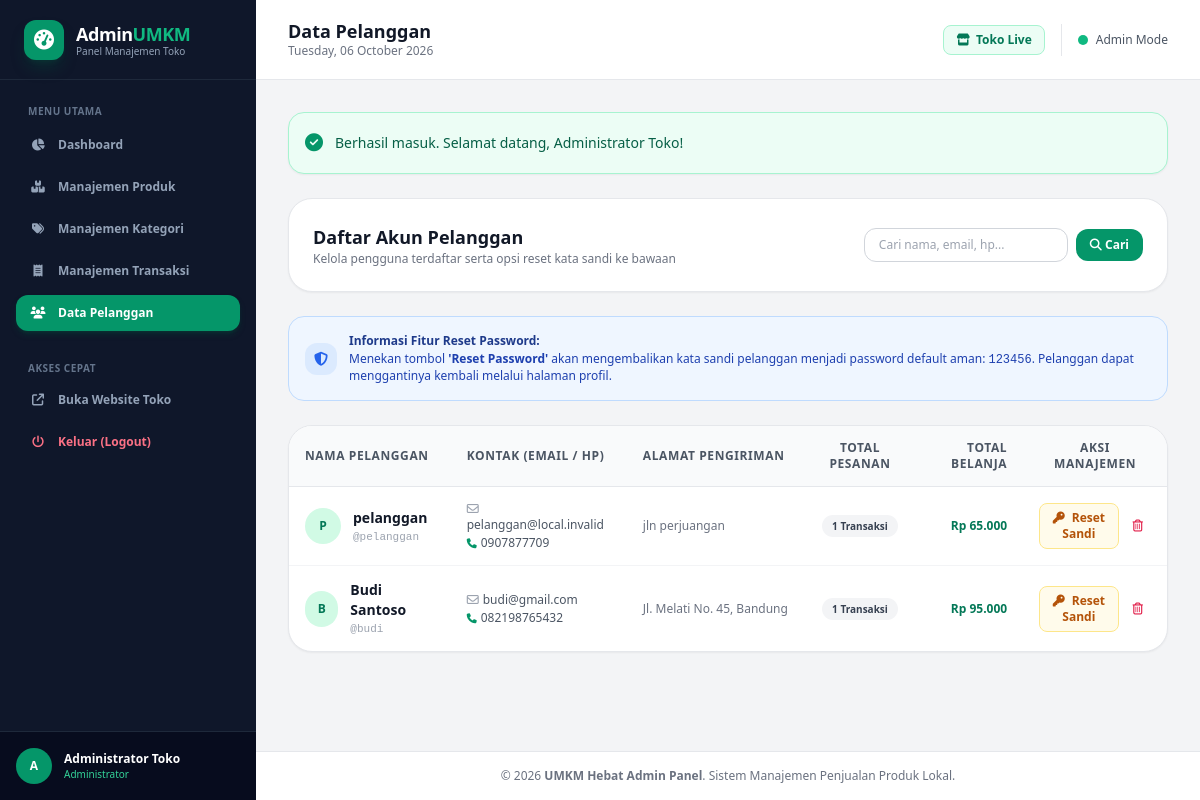
Page /admin/pelanggan.php (signed in) on the earlier database version.
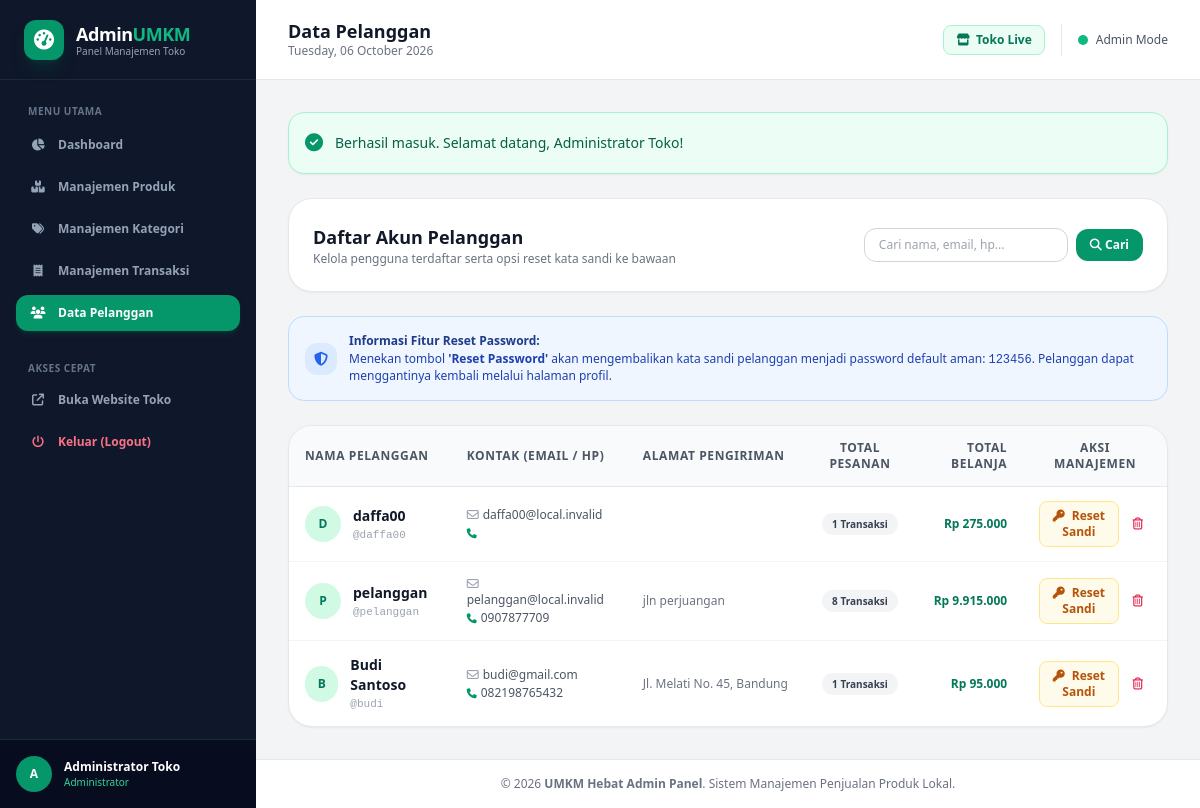
Same page on the later database version.
### tables this page shows
CREATE TABLE `tb_user` (
  `id` int(11) NOT NULL,
  `nama` varchar(255) NOT NULL,
  `email` varchar(255) NOT NULL,
  `username` varchar(255) NOT NULL,
  `password` varchar(255) NOT NULL,
  `hp` varchar(255) NOT NULL,
  `alamat` varchar(255) NOT NULL,
  `role` enum('admin','pelanggan') NOT NULL DEFAULT 'pelanggan'
);

### config/koneksi.php (called while the page is built, shortened)
<?php
function formatRupiah($angka) {
    return 'Rp ' . number_format((float)$angka, 0, ',', '.');
}

### admin/pelanggan.php (the view, shortened to what the changed rows need)
<?php
require_once __DIR__ . '/../config/koneksi.php';
require_once __DIR__ . '/layout_header.php';
$where = ["role = 'pelanggan'"];
$where_str = implode(' AND ', $where);
$sql = "SELECT u.*,
               (SELECT COUNT(*) FROM tb_transaksi WHERE id_pelanggan = u.id) as total_trx,
               (SELECT COALESCE(SUM(total_harga), 0) FROM tb_transaksi WHERE id_pelanggan = u.id) as total_belanja
        FROM tb_user u
        WHERE $where_str
        ORDER BY u.id DESC";
$result = mysqli_query($koneksi, $sql);
$pelanggan_list = [];
if ($result) {
    while ($row = mysqli_fetch_assoc($result)) {
        $pelanggan_list[] = $row;
    }
}
?>
<div class="bg-white p-6 rounded-3xl border border-gray-200 shadow-sm mb-6 flex flex-col sm:flex-row sm:items-center justify-between gap-4">
    <div>
        <h2 class="text-lg font-bold text-gray-900">Daftar Akun Pelanggan</h2>
    </div>
</div>
<div class="bg-white rounded-3xl border border-gray-200 shadow-sm overflow-hidden">
    <?php if (empty($pelanggan_list)): ?>
        <div class="p-12 text-center text-gray-400 text-xs">
            <i class="fa-solid fa-users-slash text-4xl mb-2 text-gray-300"></i>
            <p>Tidak ada data pelanggan yang cocok dengan pencarian.</p>
        </div>
    <?php else: ?>
        <div class="overflow-x-auto">
            <table class="w-full text-left text-xs">
                <thead>
                    <tr class="bg-gray-50 text-gray-600 uppercase font-bold border-b border-gray-200 tracking-wider">
                        <th class="py-3.5 px-4">Nama Pelanggan</th>
                        <th class="py-3.5 px-4">Kontak (Email / HP)</th>
                        <th class="py-3.5 px-4">Alamat Pengiriman</th>
                        <th class="py-3.5 px-4 text-center">Total Pesanan</th>
                        <th class="py-3.5 px-4 text-right">Total Belanja</th>
                        <th class="py-3.5 px-4 text-center">Aksi Manajemen</th>
                    </tr>
                </thead>
                <tbody class="divide-y divide-gray-100">
                    <?php foreach ($pelanggan_list as $pel): ?>
                        <tr class="hover:bg-gray-50/70 transition">
                            <td class="py-3.5 px-4">
                                <div class="flex items-center gap-3">
                                    <div class="w-9 h-9 rounded-full bg-emerald-100 text-emerald-700 font-bold flex items-center justify-center text-xs">
                                        <?= strtoupper(substr($pel['nama'], 0, 1)) ?>
                                    </div>
                                    <div>
                                        <span class="font-bold text-gray-900 text-sm block"><?= htmlspecialchars($pel['nama']) ?></span>
                                        <span class="text-[11px] text-gray-400 font-mono">@<?= htmlspecialchars($pel['username']) ?></span>
                                    </div>
                                </div>
                            </td>
                            <td class="py-3.5 px-4 text-gray-600">
                                <div><i class="fa-regular fa-envelope text-gray-400 mr-1"></i><?= htmlspecialchars($pel['email']) ?></div>
                                <div class="mt-0.5"><i class="fa-solid fa-phone text-emerald-600 text-[10px] mr-1"></i><?= htmlspecialchars($pel['hp']) ?></div>
                            </td>
                            <td class="py-3.5 px-4 text-gray-500 max-w-xs truncate leading-relaxed">
                                <?= htmlspecialchars($pel['alamat']) ?>
                            </td>
                            <td class="py-3.5 px-4 text-center">
                                <span class="px-2.5 py-1 rounded-full text-[10px] font-bold bg-gray-100 text-gray-700">
                                    <?= $pel['total_trx'] ?> Transaksi
                                </span>
                            </td>
                            <td class="py-3.5 px-4 text-right font-bold text-emerald-700">
                                <?= formatRupiah($pel['total_belanja']) ?>
                            </td>
                            <td class="py-3.5 px-4 text-center">
                                <div class="inline-flex items-center gap-1.5">
                                    <a href="pelanggan.php?aksi=reset_password&id=<?= $pel['id'] ?>"
                                       onclick="return confirm('Reset password untuk pelanggan \'<?= htmlspecialchars(addslashes($pel['nama'])) ?>\' menjadi default \'123456\'?');"
                                       class="px-2.5 py-1.5 bg-amber-50 hover:bg-amber-100 text-amber-700 border border-amber-200 rounded-lg text-xs font-semibold transition" title="Reset Password ke 123456">
                                        <i class="fa-solid fa-key mr-1"></i> Reset Sandi
                                    </a>
                                    <a href="pelanggan.php?aksi=hapus&id=<?= $pel['id'] ?>"
                                       onclick="return confirm('Hapus pelanggan \'<?= htmlspecialchars(addslashes($pel['nama'])) ?>\' beserta seluruh riwayat transaksinya?');"
                                       class="p-2 text-rose-600 hover:bg-rose-50 rounded-lg transition" title="Hapus Akun">
                                        <i class="fa-regular fa-trash-can"></i>
                                    </a>
                                </div>
                            </td>
                        </tr>
                    <?php endforeach; ?>
                </tbody>
            </table>
        </div>
    <?php endif; ?>
</div>
<?php require_once __DIR__ . '/layout_footer.php'; ?>

Differences in the rows shown:
added tb_user: nama "D", nama "daffa00", username "daffa00", email "daffa00@local.invalid", total_trx "1", total_belanja "Rp 275.000"
computed for tb_user "pelanggan": total_trx "1" → "8"; total_belanja "Rp 65.000" → "Rp 9.915.000"
